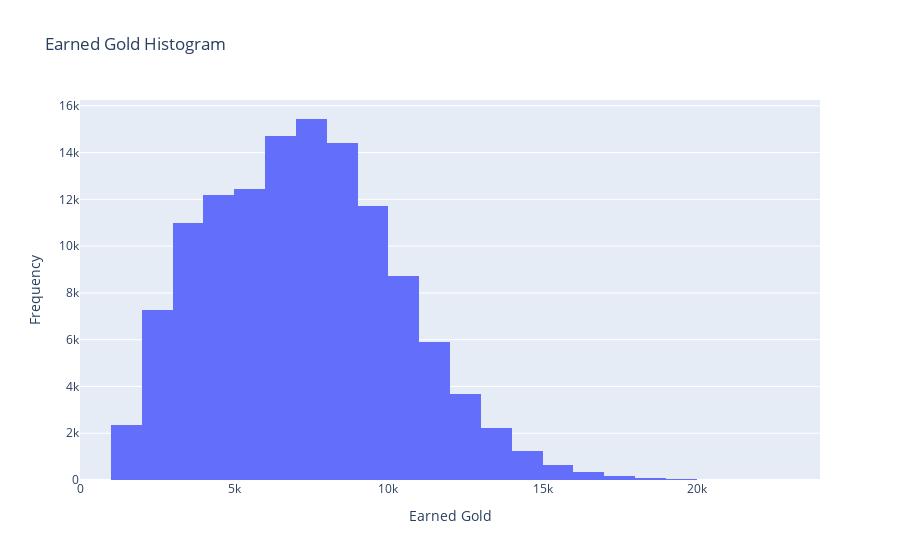

Notebook cell for this chart:
### Code cell
hist_trace = go.Histogram(x=league["earnedgold"], nbinsx=25)
layout = go.Layout(title="Earned Gold Histogram", xaxis_title="Earned Gold", yaxis_title="Frequency")
fig = go.Figure(data=[hist_trace], layout=layout)
# fig.write_html("earnedgold_histogram.html")
fig.show()

### Figure 1 — Plotly figure (JSON) as saved in the notebook; plotly's stock layout.template omitted (floating-point values rounded to 4 significant figures; data arrays with more than 128 entries replaced by an {"elided": "..."} marker saying what was removed)
{"data": [{"nbinsx": 25, "type": "histogram", "x": {"elided": "124500 int values"}}], "layout": {"title": {"text": "Earned Gold Histogram"}, "xaxis": {"title": {"text": "Earned Gold"}}, "yaxis": {"title": {"text": "Frequency"}}}}
